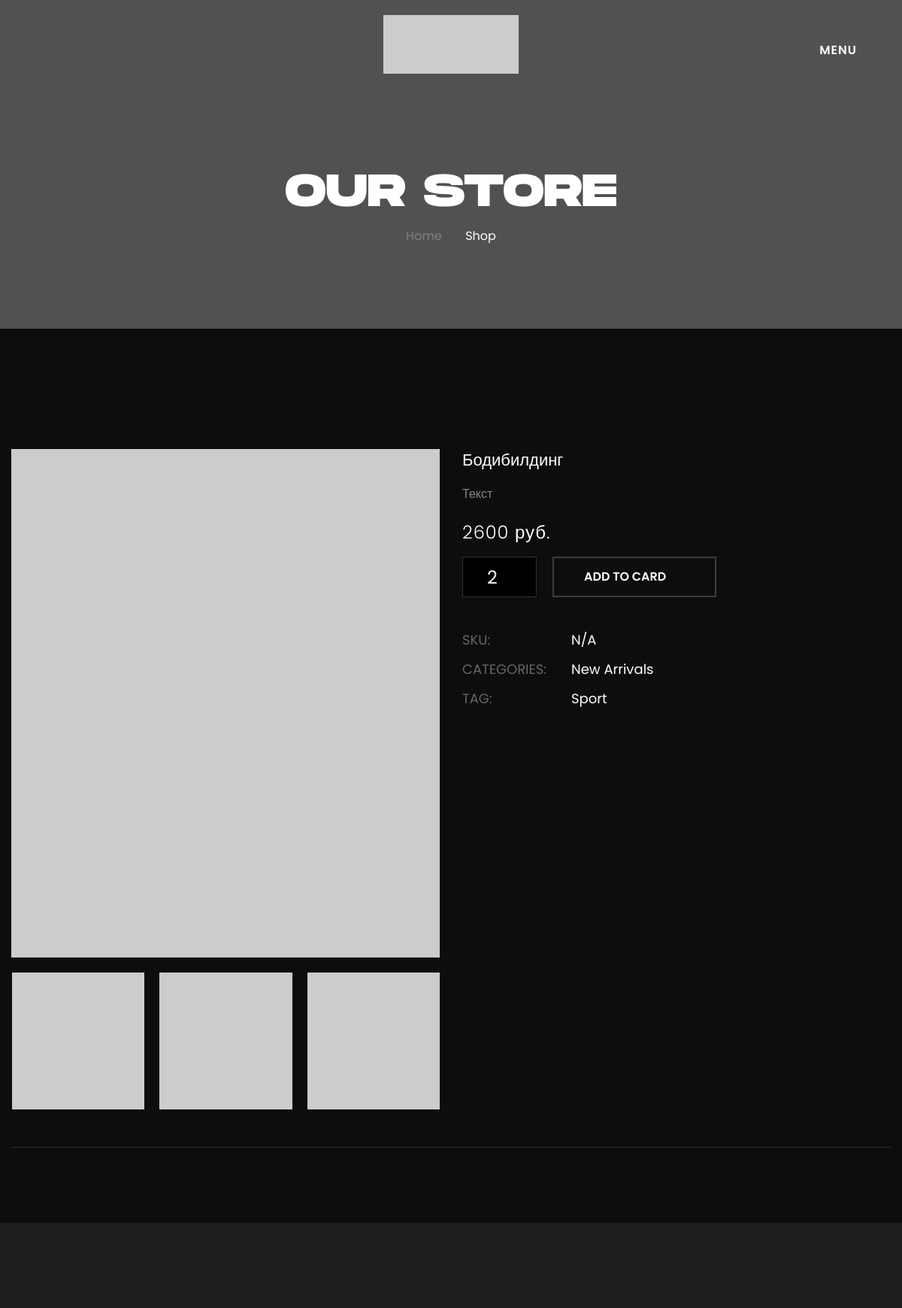
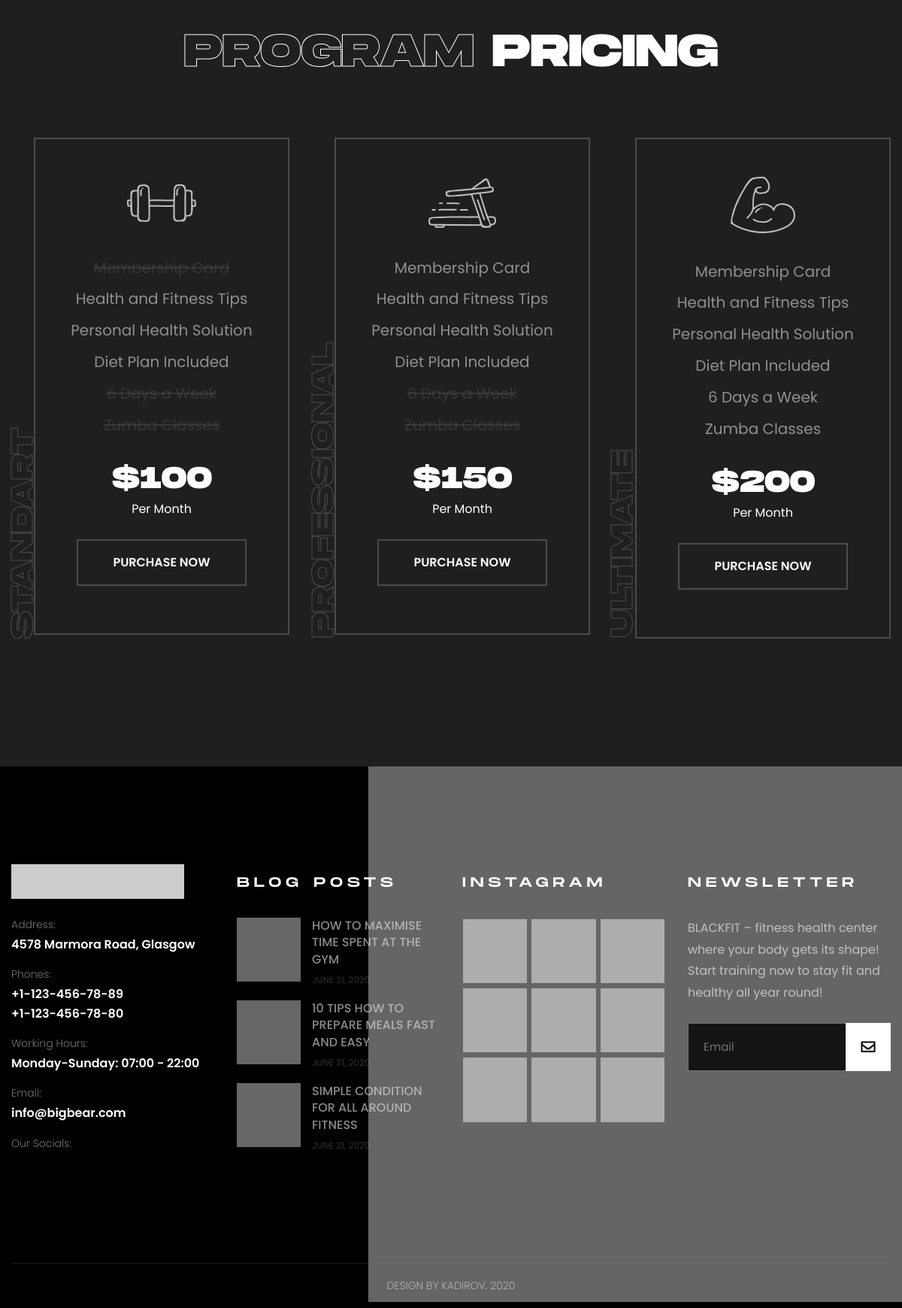
/items/bodibilding, run on the app's committed database (2 pictures, top to bottom).
### main/models.py (models this page shows, shortened)
class Item(models.Model):
    title = models.CharField(max_length=255, verbose_name='Название')
    slug = models.SlugField(max_length=255, verbose_name='Url', unique=True)
    content = models.TextField(blank=True, verbose_name='Описание')
    photo = models.ImageField(upload_to='photos/', blank=True)
    price = models.IntegerField(verbose_name='Стоимость')
    class Meta:
        verbose_name = 'Услуга(-у)'
        verbose_name_plural = 'Услуг(-и)'
        ordering = ['title']

### main/views.py (the view)
# urls.py: path('items/<slug:slug>', get_slug, name='items'),
def get_slug(request, slug):
    slug = Item.objects.get(slug=slug)
    return render(request, 'main/shop-single.html', {'slug': slug})

### main/templates/main/shop-single.html (shortened to what this page needs)
{% extends 'base.html' %}
{% block content %}
    <section class="page-title" style="background-image:url(https://via.placeholder.com/1920x720)">
    	<div class="auto-container">
			<h2>OUR STORE</h2>
			<ul class="page-breadcrumb">
				<li><a href="index.html">home</a></li>
				<li>Shop</li>
			</ul>
        </div>
    </section>
    <section class="shop-single-section">
    	<div class="auto-container">
            <div class="shop-page product-details">
                <div class="basic-details">
                    <div class="row clearfix">
                        <div class="image-column col-lg-6 col-md-12 col-sm-12">
                            <div class="carousel-outer">
                                <ul class="image-carousel owl-carousel owl-theme">
                                    <li><a href="https://via.placeholder.com/570x676" class="lightbox-image" title="Image Caption Here"><img src="https://via.placeholder.com/570x676" alt=""></a></li>
                                </ul>
                                <ul class="thumbs-carousel owl-carousel owl-theme">
                                    <li><img src="https://via.placeholder.com/171x176" alt=""></li>
                                    <li><img src="https://via.placeholder.com/171x176" alt=""></li>
                                    <li><img src="https://via.placeholder.com/171x176" alt=""></li>
                                </ul>
                            </div>
                        </div>
                        <div class="info-column col-lg-6 col-md-12 col-sm-12">
                            <div class="details-header">
                                <h5>{{ slug.title }}</h5>
								<div class="text"> {{ slug.content|safe }} </div>
                                <div class="item-price">{{ slug.price }} руб.</div>
                            </div>
                            <div class="other-options">
                                <div class="clearfix">
                                    <div class="pull-left">
                                        <div class="item-quantity"><input class="quantity-spinner" type="text" value="2" name="quantity"></div>
                                    </div>
                                    <div class="pull-left">
                                        <div class="btns-box">
                                            <a href="#pricing-section" class="theme-btn btn-style-one"><span class="txt">ADD TO CARD &ensp;<i class="flaticon-shopping-cart-3"></i></span></a>
                                        </div>
                                    </div>
                                </div>
                            </div>
                            <ul class="shop-list">
                            	<li><strong>SKU:</strong>N/A</li>
                                <li><strong>Categories:</strong>New Arrivals</li>
                                <li><strong>Tag:</strong>Sport</li>
                            </ul>
                        </div>
                    </div>
                </div>
			</div>
		</div>
	</section>
	{% include 'inc/_purchase.html' %}
{% endblock %}

### data on the page
Item: title "Бодибилдинг", content "Текст", price "2600"
